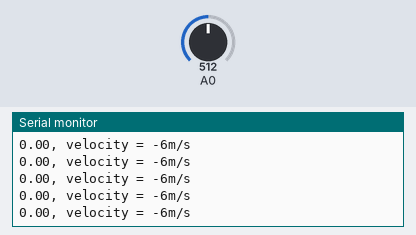
Simulated run of this sketch. Board: Arduino Uno, built with avr-gcc and run on an emulated ATmega328P. On the bench: the last lines printed to the serial monitor. Inputs (shaded band) come from the test bench; at power-on: A0 = 512.

Above: at 1.2 s.
1.3 s: A0 set to 716
At 1.32 s:
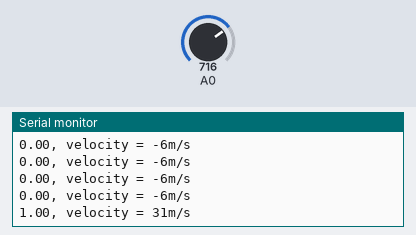
2.8 s: A0 set to 900
At 2.83 s:
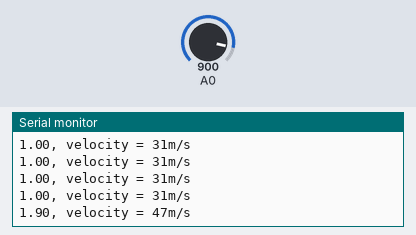
Timing chart, 0 to 5.8 s (numbered marks = the images above; inputs shaded):
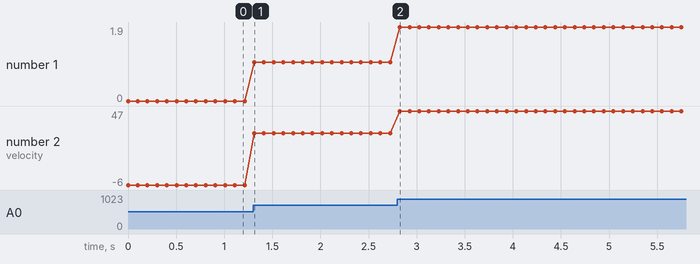

Measured:
- after the input at 1.3 s, the serial monitor: prints a new line at once (image 1)
- after the input at 2.8 s, the serial monitor: prints a new line at once (image 2)
- plotted number 1: 0 → 1 after the input at 1.3 s, 1 → 1.9 after the input at 2.8 s
- plotted number 2: -6 → 31 after the input at 1.3 s, 31 → 47 after the input at 2.8 s

The sketch:

airspeedsensormpxv7002dp.ino
```cpp
void setup ()
{
  Serial.begin(9600);
}


void loop()
{
  float vfss = 3.5;
  int pValue = analogRead(0);
  //Serial.println(pValue);
  float vOut = map(pValue,0,1023,0,5);
  //float pressure = (vOut+0.0625*vfss)-0.5 ;
  float pressure = ((pValue/(float)1023)-0.5)*5;
  float velocity = sqrt((2*pressure*1000)/(1.225));
  Serial.print(pressure); Serial.print(", velocity = ");
  Serial.print((int)(velocity-8.5)); Serial.println("m/s");
  //Serial.println(vOut);
  //Serial.println(pressure);
  delay(100);
}
```
